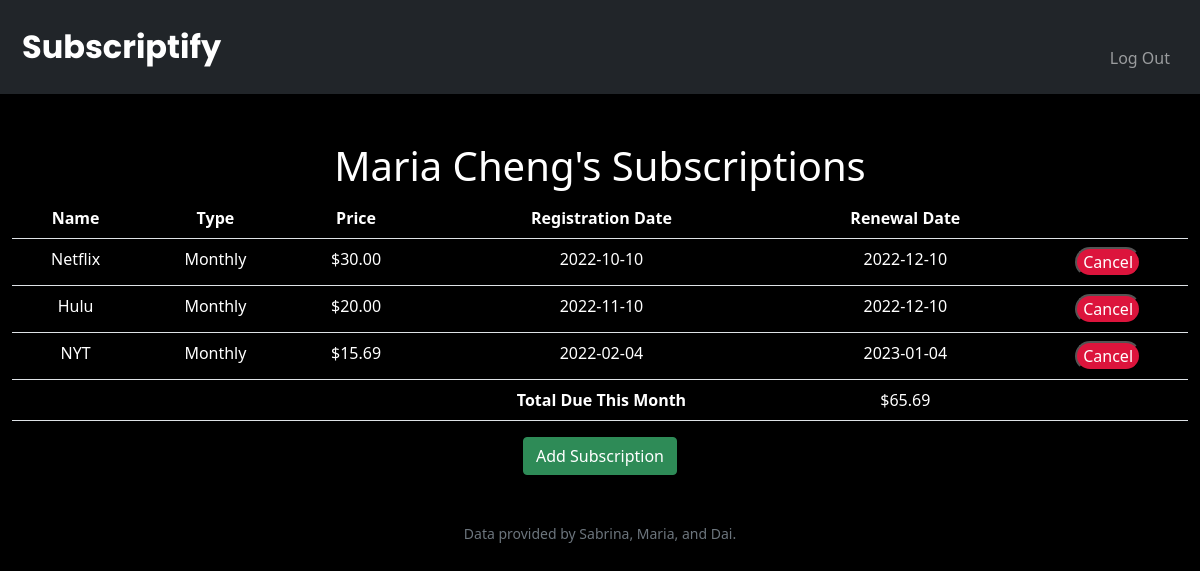
The app's page / (signed in), older data.
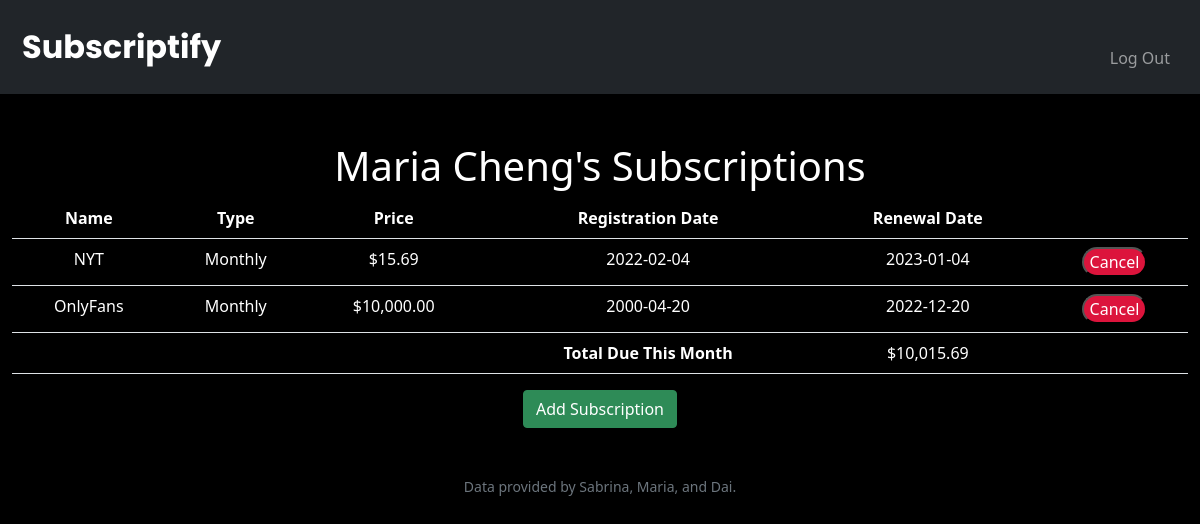
The same page, newer data.
### tables this page shows
CREATE TABLE users (
id INTEGER NOT NULL,
firstname TEXT NOT NULL,
lastname TEXT NOT NULL,
email TEXT NOT NULL,
hash TEXT NOT NULL, code TEXT, verified BOOLEAN,
PRIMARY KEY(id)
);

CREATE TABLE transactions (
id INTEGER NOT NULL,
user_id INTEGER NOT NULL,
name TEXT NOT NULL,
type TEXT NOT NULL,
price NUMERIC NOT NULL,
reg_date DATETIME NOT NULL,
cancelled BOOLEAN NOT NULL,
PRIMARY KEY(id),
FOREIGN KEY (user_id) REFERENCES users(id)
);

### app.py (the view, shortened to what this page needs)
@app.route("/")
@login_required
def index():
    firstnames = db.execute("SELECT firstname FROM users WHERE id = ?", session["user_id"])
    lastnames = db.execute("SELECT lastname FROM users WHERE id = ?", session["user_id"])
    first_name = firstnames[0]["firstname"]
    last_name = lastnames[0]["lastname"]
    """Show portfolio of stocks"""
    transactions_db = db.execute("SELECT * FROM transactions WHERE user_id = ? AND cancelled = ?", session["user_id"], 0)
    total = 0
    for entry in transactions_db:
        reg_date = datetime.strptime(entry["reg_date"],'%Y-%m-%d %H:%M:%S')
        ren_date = datetime.strptime(entry["reg_date"],'%Y-%m-%d %H:%M:%S')
        if entry["type"] == "Monthly":
            while ren_date < datetime.now():
                if ren_date.month == 12:
                    new_month = 1
                    new_year = ren_date.year + 1
                else:
                    new_month = ren_date.month + 1
                    new_year = ren_date.year
                if new_month == 2 and (reg_date.day == 29 or reg_date.day == 30 or reg_date.day == 31):
                    ren_date = ren_date.replace(month = new_month, year = new_year, day = 28)
                elif (new_month == 4 or new_month == 6 or new_month == 9 or new_month == 11) and (reg_date.day == 31):
                    ren_date = ren_date.replace(month = new_month, year = new_year, day = 30)
                else:
                    ren_date = ren_date.replace(month = new_month, year = new_year, day = reg_date.day)
                """if reg_date.day == 28 and reg_date.month == 2:
                    if new_month == 2:
                        new_day = 28
                    elif new_month == 1 or new_month == 3 or new_month == 5 or new_month == 7 or new_month == 8 or new_month == 10 or new_month == 12:
                        new_day = 31
                    else:
                        new_day = 30"""
                """ren_date = ren_date.replace(month = new_month, year = new_year)"""
            entry["ren_date"] = ren_date
            total += entry["price"]
        else:
            if isinstance(entry["type"], int):
                entry["ren_date"] = ren_date + timedelta(days = int(entry["type"]))
        entry["reg_date"] = datetime.strptime(entry["reg_date"],'%Y-%m-%d %H:%M:%S').date()
        entry["ren_date"] = entry["ren_date"].date()
    return render_template("index.html", firstname=first_name, lastname=last_name, transactions=transactions_db, total=total)

### app.py (called while the page is built)
@app.after_request
def after_request(response):
    response.headers["Cache-Control"] = "no-cache, no-store, must-revalidate"
    response.headers["Expires"] = 0
    response.headers["Pragma"] = "no-cache"
    return response

### helpers.py (called while the page is built)
def login_required(f):
    @wraps(f)
    def decorated_function(*args, **kwargs):
        if session.get("user_id") is None:
            return redirect("/login")
        return f(*args, **kwargs)
    return decorated_function

def usd(value):
    return f"${value:,.2f}"

### sql.py (called while the page is built, shortened)
def _enable_logging(f):
    import logging
    import functools
    import os
    @functools.wraps(f)
    def decorator(*args, **kwargs):
        try:
            import flask
        except ModuleNotFoundError:
            return f(*args, **kwargs)
        disabled = logging.getLogger("cs50").disabled
        if flask.current_app and os.getenv("FLASK_ENV") == "development":
            logging.getLogger("cs50").disabled = False
        try:
            return f(*args, **kwargs)
        finally:
            logging.getLogger("cs50").disabled = disabled
    return decorator

def _parse_placeholder(token):
    import re
    import sqlparse
    if not isinstance(token, sqlparse.sql.Token) or token.ttype != sqlparse.tokens.Name.Placeholder:
        raise TypeError()
    if token.value == "?":
        return "qmark", None

    def _disconnect(self):
        if hasattr(_data, self._name()):
            getattr(_data, self._name()).close()
            delattr(_data, self._name())

    def _name(self):
        return str(hash(self))

        def connect(dbapi_connection, connection_record):
            if type(dbapi_connection) is sqlite3.Connection:  # If back end is sqlite
                cursor = dbapi_connection.cursor()
                cursor.execute("PRAGMA foreign_keys=ON")
                cursor.close()

### templates/index.html (shortened to what this page needs)
{% extends "layout.html" %}
{% block main %}
<h1>{{ firstname }} {{ lastname }}'s Subscriptions</h1>
        <table class="table">
            <tr>
                <th>Name</th>
                <th>Type</th>
                <th>Price</th>
                <th>Registration Date</th>
                <th>Renewal Date</th>
                <th></th>
            </tr>
            {% for entry in transactions %}
            <div class="container">
                <tr>
                    <td>{{ entry['name'] }}</td>
                    <td>{{ entry['type'] }}</td>
                    <td>{{ entry['price'] | usd }}</td>
                    <td>{{ entry['reg_date'] }}</td>
                    <td>{{ entry['ren_date'] }}</td>
                    <td>
                        <button class="cancel" onclick="openPopup()">Cancel</button>
                    </td>
                </tr>
            {% endfor %}
            <tr>
                <td></td>
                <td></td>
                <td></td>
                <td><strong>Total Due This Month</strong></td>
                <td>{{ total | usd }}</td>
                <td></td>
            </tr>
        </table>
        <a href="/add"><button class="btn btn-primary" type="submit">Add Subscription</button></a>
{% endblock %}

### templates/layout.html (shortened to what this page needs)
<!DOCTYPE html>
<html lang="en">
    <head>
        <link href="https://cdn.jsdelivr.net/npm/bootstrap@5.1.3/dist/css/bootstrap.min.css" rel="stylesheet">
        <link rel="stylesheet"  href="/static/styles.css"/>
    </head>
    <body>
       <nav class = "bg-dark navbar navbar-expand-md navbar-dark">
            <div class="container-fluid">
                <a class="navbar-brand" href="/"><span class="white">Subscriptify</span>
                <div class="collapse navbar-collapse" id="navbar">
                    {% if session["user_id"] %}
                        <ul class="navbar-nav ms-auto mb-2">
                            <li class="nav-item"><a class="nav-link" href="/logout">Log Out</a></li>
                        </ul>
                    {% else %}
                        <ul class="navbar-nav me-auto mb-2">
                            <li class="nav-item"><a class="nav-link" href="/register">Register</a></li>
                            <li class="nav-item"><a class="nav-link" href="/login">Log In</a></li>
                        </ul>
                    {% endif %}
                </div>
            </div>
        </nav>
        <main class="container-fluid py-5 text-center">
            {% block main %}{% endblock %}
        </main>
        <footer class="mb-5 small text-center text-muted">
            Data provided by Sabrina, Maria, and Dai.
        </footer>
    </body>
</html>

### static/styles.css (style rules this page uses)
nav { padding: 10px 10px; background-color:black; }
ul { display:inline; }
.white { color:white; font-size: xx-large; font-weight: bold; font-family: Poppins, sans-serif; text-decoration:none; }
body { color: white; background-color: black; }
.table { color:white; }
a { text-decoration: none; }
.btn { background-color:seagreen; border-color:seagreen; text-decoration: none; }
.cancel { background-color:crimson; color:white; border-radius: 30px; }

Row changes from the older to the newer data that the page shows:
no longer on this page (row edited): transactions: name "Netflix", type "Monthly", price "$30.00", reg_date "2022-10-10", ren_date "2022-12-10"
no longer on this page (row edited): transactions: name "Hulu", type "Monthly", price "$20.00", reg_date "2022-11-10", ren_date "2022-12-10"
added transactions: name "OnlyFans", type "Monthly", price "$10,000.00", reg_date "2000-04-20", ren_date "2022-12-20"
Text that changed along with them:
{{ total | usd }}: "$65.69" → "$10,015.69"
